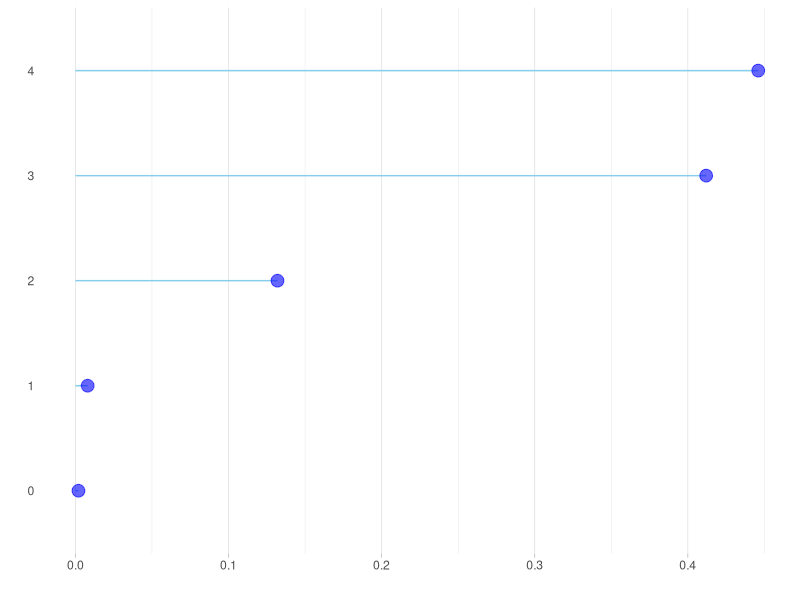

Recreate this plot in R.
## ---- chunk 1
library(ggplot2)
library(BayesFactor)
library(dplyr)
library(tidyverse)
library(readxl)
library(readr)
library(tidyr)
## ---- chunk 2
set.seed(2)
## ---- chunk 3
control=rnorm(2500,2,1)
bs=rnorm(2500,1.8,1)
lk=rnorm(2500,1.8,1)
mm=rnorm(2500,1.8,1)
mb=rnorm(2500,1.8,1)
## ---- chunk 4
mean(control)-mean(bs)
mean(control)-mean(lk)
mean(control)-mean(mm)
mean(control)-mean(mb)
## ---- chunk 5
seed=seq(1,500,1)
size=500
a=crossing(seed,size)
S1=c()
S2=c()
S3=c()
S4=c()

for (i in 1:500){
  set.seed=as.numeric(a[i,1])
  S1[i]=extractBF(ttestBF(x=sample(control,as.numeric(a[i,2]),replace=F),
                          y=sample(bs,as.numeric(a[i,2]),replace=F),
                          paired=F,
                          nullInterval = c(0, Inf)))$bf[1]
  S2[i]=extractBF(ttestBF(x=sample(control,as.numeric(a[i,2]),replace=F),
                          y=sample(lk,as.numeric(a[i,2]),replace=F),
                          paired=F,
                          nullInterval = c(0, Inf)))$bf[1]
  S3[i]=extractBF(ttestBF(x=sample(control,as.numeric(a[i,2]),replace=F),
                          y=sample(mm,as.numeric(a[i,2]),replace=F),
                          paired=F,
                          nullInterval = c(0, Inf)))$bf[1]
  S4[i]=extractBF(ttestBF(x=sample(control,as.numeric(a[i,2]),replace=F),
                          y=sample(mb,as.numeric(a[i,2]),replace=F),
                          paired=F,
                          nullInterval = c(0, Inf)))$bf[1]
  
  
}
d=cbind(a,S1,S2,S3,S4)
d$C1=ifelse(S1>10,1,0)
d$C2=ifelse(S2>10,1,0)
d$C3=ifelse(S3>10,1,0)
d$C4=ifelse(S4>10,1,0)
d$SS=d$C1+d$C2+d$C3+d$C4



table(d$size,d$SS)/500
f=as.data.frame(table(d$size,d$SS)/500)
f$Var2=as.factor(f$Var2)


ggplot(f, aes(x=Var2, y=Freq)) +
  geom_segment( aes(x=Var2, xend=Var2, y=0, yend=Freq), color="skyblue") +
  geom_point( color="blue", size=4, alpha=0.6) +
  theme_light() +
  coord_flip() +
  theme(
    panel.grid.major.y = element_blank(),
    panel.border = element_blank(),
    axis.ticks.y = element_blank()
  )+
  labs(x="",y="")
